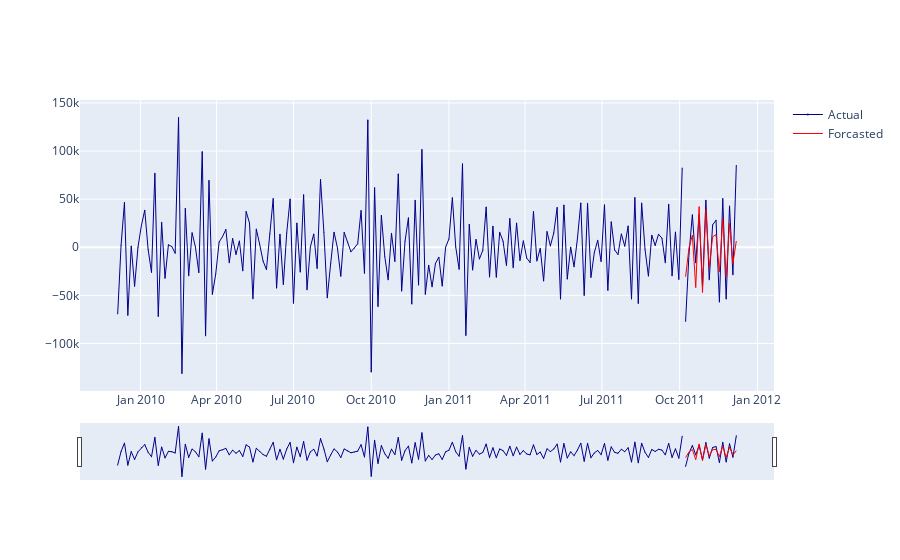

This figure's notebook cell:
### Code cell
fig = go.Figure([
    go.Scatter(
        name='Actual',
        x=train.index,
        y=train.values[:,1],
        mode='markers+lines',
        marker=dict(color='darkblue', size=1),
        line=dict(width=1),       
        showlegend=True
    ),
    go.Scatter(
        name='Actual',
        x=test.index,
        y=test.values[:,1],
        mode='markers+lines',
        marker=dict(color='darkblue', size=1),
        line=dict(width=1),
        showlegend=False
    ),
    go.Scatter(
        name='Forcasted',
        x=test.index,
        y=ts_model.forecast(test.values, len(test))[:,1],
        mode='lines',
        marker=dict(color="red", size = 2),
        line=dict(width=1),
        showlegend=True
    )
])
fig.update_xaxes(rangeslider_visible=True)

fig.show()

### Figure 1 — Plotly figure (JSON) as saved in the notebook; plotly's stock layout.template omitted (floating-point values rounded to 4 significant figures; data arrays with more than 128 entries replaced by an {"elided": "..."} marker saying what was removed)
{"data": [{"line": {"width": 1}, "marker": {"color": "darkblue", "size": 1}, "mode": "markers+lines", "name": "Actual", "showlegend": true, "type": "scatter", "x": {"elided": "168 str values"}, "y": {"elided": "168 int values"}}, {"line": {"width": 1}, "marker": {"color": "darkblue", "size": 1}, "mode": "markers+lines", "name": "Actual", "showlegend": false, "type": "scatter", "x": ["2011-10-08T00:00:00", "2011-10-12T00:00:00", "2011-10-16T00:00:00", "2011-10-20T00:00:00", "2011-10-24T00:00:00", "2011-10-28T00:00:00", "2011-11-01T00:00:00", "2011-11-05T00:00:00", "2011-11-09T00:00:00", "2011-11-13T00:00:00", "2011-11-17T00:00:00", "2011-11-21T00:00:00", "2011-11-25T00:00:00", "2011-11-29T00:00:00", "2011-12-03T00:00:00", "2011-12-07T00:00:00"], "y": [-76940, -7030, 33759, -16197, 33721, -40588, 48949, -33694, 23201, 28104, -56872, 50532, -53765, 42899, -28565, 84899]}, {"line": {"width": 1}, "marker": {"color": "red", "size": 2}, "mode": "lines", "name": "Forcasted", "showlegend": true, "type": "scatter", "x": ["2011-10-08T00:00:00", "2011-10-12T00:00:00", "2011-10-16T00:00:00", "2011-10-20T00:00:00", "2011-10-24T00:00:00", "2011-10-28T00:00:00", "2011-11-01T00:00:00", "2011-11-05T00:00:00", "2011-11-09T00:00:00", "2011-11-13T00:00:00", "2011-11-17T00:00:00", "2011-11-21T00:00:00", "2011-11-25T00:00:00", "2011-11-29T00:00:00", "2011-12-03T00:00:00", "2011-12-07T00:00:00"], "y": [-30700.0, -666.3, 12460.0, -42010.0, 42240.0, -47180.0, 39050.0, -21160.0, 10930.0, 13050.0, -25590.0, 29960.0, -31010.0, 24880.0, -16850.0, 6413.0]}], "layout": {"xaxis": {"rangeslider": {"visible": true}}}}
